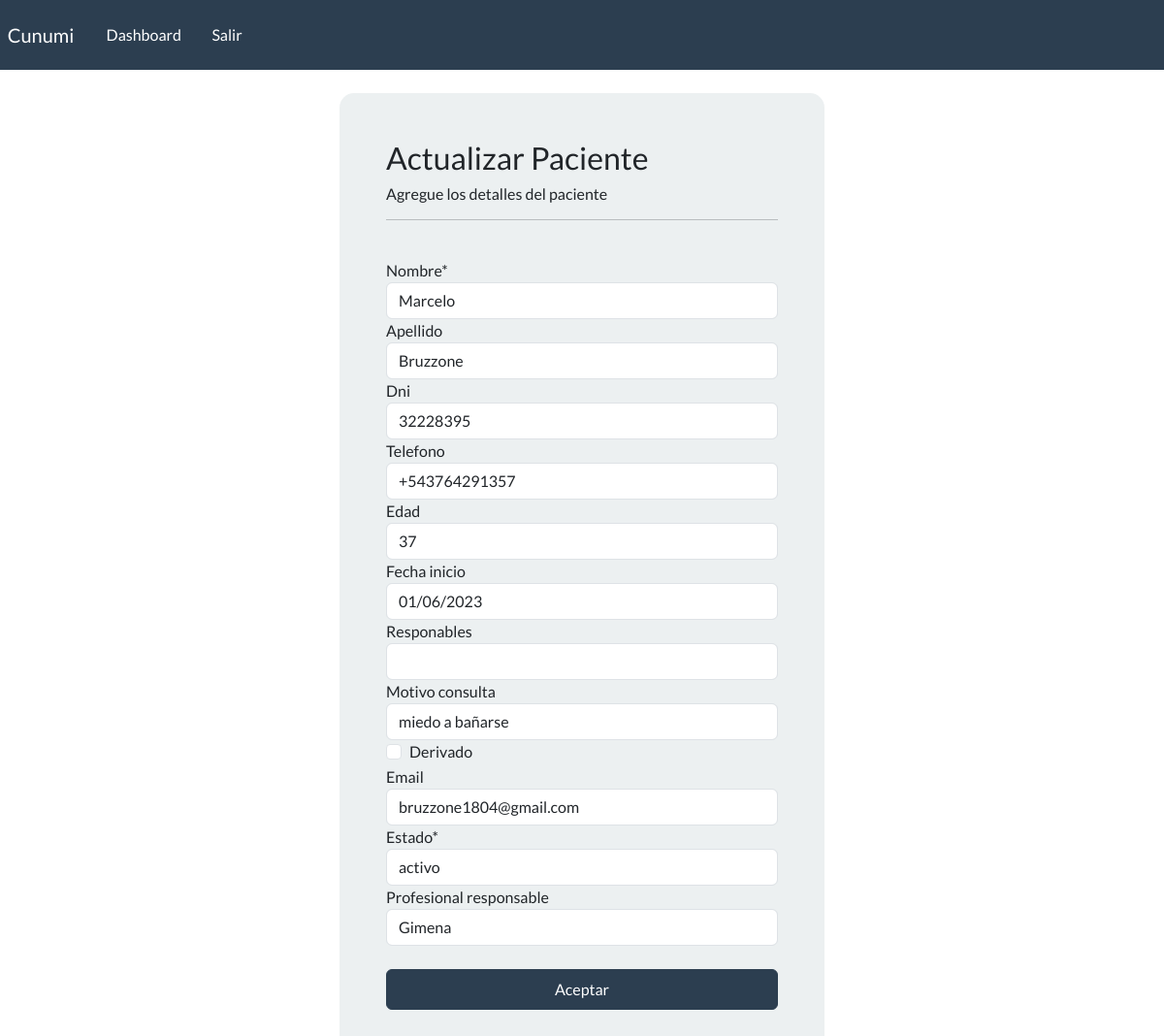
The app's page /modificar-paciente/6 (signed in) with its own data.
### webapp/models.py (models this page shows, shortened)
class paciente(models.Model):
    nombre = models.CharField(max_length=100)
    apellido = models.CharField(max_length=100, blank=True)
    dni = models.CharField(max_length=100, blank=True)
    telefono = models.CharField(max_length=100, blank=True)
    email = models.EmailField(blank=True)
    edad = models.IntegerField(blank=True)
    fecha_inicio = models.DateField(blank=True, null=True)
    responables = models.CharField(max_length=200, blank=True)
    motivo_consulta = models.CharField(max_length=200, blank=True)
    derivado = models.BooleanField(default=False)
    email = models.EmailField(blank=True)
    estado_choices = (
        ('activo', 'activo'),
        ('inactivo', 'inactivo'),
        ('alta', 'alta'),
        ('derivado', 'derivado')
    )
    estado = models.CharField(max_length=20, choices=estado_choices, default='activo')
    profesional_responsable = models.ForeignKey(User, on_delete=models.CASCADE, blank=True)

### webapp/views.py (the view)
# urls.py: path('modificar-paciente/<int:pk>', views.modificar_paciente, name='modificar-paciente'),
@login_required(login_url='my-login')
def modificar_paciente(request, pk):
    paciente_seleccionado = paciente.objects.get(id=pk)
    form = modificarPacienteForm(instance=paciente_seleccionado)
    if request.method == 'POST':
        form = modificarPacienteForm(request.POST, instance=paciente_seleccionado)
        if form.is_valid():
            form.save()
            return redirect('dashboard')
    context = {
        'form':form
    }
    return render(request, 'webapp/update.html', context=context)

### webapp/forms.py
class modificarPacienteForm(forms.ModelForm):
    class Meta:
        model = paciente
        fields = '__all__'

### webapp/templates/webapp/update.html (shortened to what this page needs)
{% extends 'webapp/base.html' %}
{% load crispy_forms_tags %}
{% block content %}
<div class="container bg-light shadow-md p-5 form-layout">
    <h3>Actualizar Paciente</h3>
    <h6>Agregue los detalles del paciente</h6>
    <hr>
    <br>
    <form method="POST" autocomplete="off" >
        {{form|crispy}}
        <br>
        <button type="submit" class="btn btn-primary w-100 btn-block p-2">Aceptar</button>
    </form>
</div>
{% endblock %}

### static/css/styles.css (style rules this page uses)
.form-layout { border-radius: 15px; width: 500px; }

### records on screen
paciente: nombre "Marcelo", apellido "Bruzzone", dni "32228395", telefono "+543764291357", edad "37", fecha_inicio "01/06/2023", motivo_consulta "miedo a bañarse", email "bruzzone1804@gmail.com", estado "activo", profesional_responsable "Gimena"
